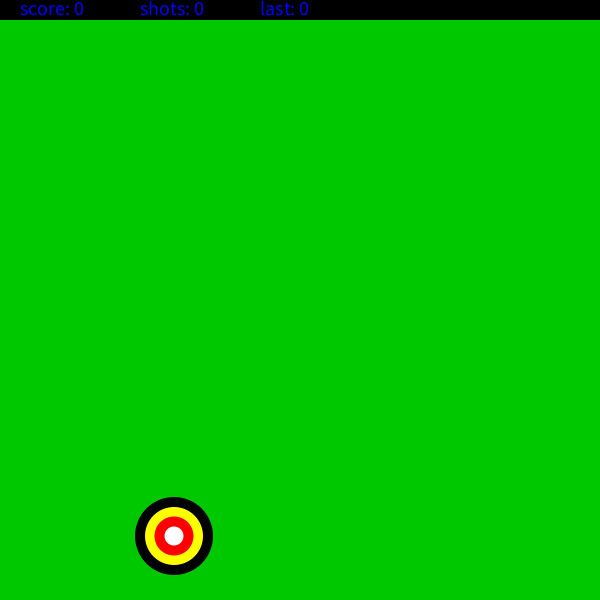
Frame 1 (no input)
Frame 60 (the mouse pressed at the canvas centre just before this capture): identical to frame 1, image omitted
Frame 120 (the mouse held since frame 60 and released just before this capture): identical to frame 1, image omitted

The Processing sketch that drew this single still picture (run headless with seeded random() and noise(); from frame 60 on, the mouse is pressed at the canvas centre):

// Processing sketch: prog1TargetGame_ddynamincScores
// ── prog1TargetGame_ddynamincScores.pde
int playerScore = 0;
int numberOfShots = 0;
int targetHozPos;
int tagetVertPos;
int targetSize;
int lastShotScore = 0;

void setup() {
  size(600, 600);
  noStroke();
  textSize(20);
  resetTarget();
}

void draw() {
  background(0, 200, 0);
  drawScore();
  drawTarget();
}

void drawScore() {
  fill(0);
  rect(0, 0, width, 20);
  fill(0, 0, 255);

  text("score: "+playerScore, 20, 15);
  text("shots: "+numberOfShots, 140, 15);
  text("last: "+lastShotScore, 260, 15);
    if (numberOfShots >0) {
    text("accuracy: "+float(playerScore)/float(numberOfShots), 380, 15);
  }
}


void resetTarget() {
  targetSize = (int)random(40, 100);
  targetHozPos = (int)random(targetSize/2, width - targetSize/2);
  tagetVertPos = (int)random(targetSize/2 + 20, height - targetSize/2 );
}

/*
draws the image of the target.
 A series of 4 ever smaller cirlces 
 */
void drawTarget() {
  fill(0);
  ellipse(targetHozPos, tagetVertPos, targetSize, targetSize);
  fill(255, 255, 0);
  ellipse(targetHozPos, tagetVertPos, (3*targetSize)/4, (3*targetSize)/4);
  fill(255, 0, 0);
  ellipse(targetHozPos, tagetVertPos, targetSize/2, targetSize/2);
  fill(255);
  ellipse(targetHozPos, tagetVertPos, targetSize/4, targetSize/4);
}
/*
Checks if the position of the mouse is within the target.
 Compares the distance from the center of the target to the mouse to the width of the 
 target.
 Uses temp, unused variables to help understanding.
 If hit, scores hit depending on the distance from the center.
 */
void calcLastShotCore() {
  float moustDistanceFromTarget = dist(targetHozPos, tagetVertPos, mouseX, mouseY);
  float targetRadius = targetSize/2;
  lastShotScore = 0;
  //if the mouse in within the target (less that the radius) we have hit the target.
  if (moustDistanceFromTarget <= targetRadius) {
    lastShotScore += 1;
    if (moustDistanceFromTarget <= (3*targetRadius)/4) {
      lastShotScore += 1;
      if (moustDistanceFromTarget <= targetRadius/2) {
        lastShotScore += 1;
        if (moustDistanceFromTarget <= targetRadius/4) {
          lastShotScore += 1;
        }
      }
    }
  }
}

void mouseReleased() {
  //check if the mouse hits the target.
  //if it hts - update score and make a new target
  calcLastShotCore();
  if (lastShotScore > 0) {
    playerScore =playerScore +lastShotScore;
    //update the position and size of the target
    resetTarget();
  }
  numberOfShots = numberOfShots + 1;
}
